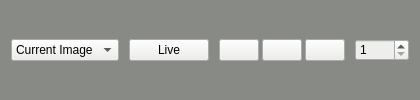
           <widget class="QFrame" name="ggdsgsd">
            <property name="styleSheet">
             <string notr="true">background-color: rgb(136, 138, 133);</string>
            </property>
            <layout class="QHBoxLayout" name="horizontalLayout_4">
             <property name="spacing">
              <number>10</number>
             </property>
             <item>
              <widget class="QComboBox" name="comBox_Current_Image">
               <property name="styleSheet">
                <string notr="true">color: rgb(255, 255, 255);
background-color: rgb(238, 238, 236);
color: rgb(0, 0, 0);</string>
               </property>
               <item>
                <property name="text">
                 <string>Current Image</string>
                </property>
               </item>
              </widget>
             </item>
             <item>
              <widget class="QPushButton" name="btn_Live">
               <property name="styleSheet">
                <string notr="true">background-color: rgb(238, 238, 236);
color: rgb(0, 0, 0);</string>
               </property>
               <property name="text">
                <string>Live</string>
               </property>
              </widget>
             </item>
             <item>
              <layout class="QHBoxLayout" name="horizontalLayout_24">
               <item>
                <layout class="QHBoxLayout" name="horizontalLayout_25">
                 <property name="spacing">
                  <number>3</number>
                 </property>
                 <item>
                  <widget class="QPushButton" name="btn_ZoomIn">
                   <property name="styleSheet">
                    <string notr="true">background-color: rgb(238, 238, 236);
color: rgb(0, 0, 0);</string>
                   </property>
                   <property name="text">
                    <string/>
                   </property>
                  </widget>
                 </item>
                 <item>
                  <widget class="QPushButton" name="btn_ZoomOut">
                   <property name="styleSheet">
                    <string notr="true">color: rgb(0, 0, 0);
background-color: rgb(238, 238, 236);</string>
                   </property>
                   <property name="text">
                    <string/>
                   </property>
                  </widget>
                 </item>
                 <item>
                  <widget class="QPushButton" name="btn_ZoomNormal">
                   <property name="styleSheet">
                    <string notr="true">background-color: rgb(238, 238, 236);
color: rgb(0, 0, 0);</string>
                   </property>
                   <property name="text">
                    <string/>
                   </property>
                  </widget>
                 </item>
                </layout>
               </item>
               <item>
                <widget class="QSpinBox" name="spinBox_Percent">
                 <property name="styleSheet">
                  <string notr="true">background-color: rgb(238, 238, 236);
color: rgb(0, 0, 0);</string>
                 </property>
                 <property name="minimum">
                  <number>1</number>
                 </property>
                 <property name="maximum">
                  <number>1000</number>
                 </property>
                </widget>
               </item>
              </layout>
             </item>
            </layout>
           </widget>
